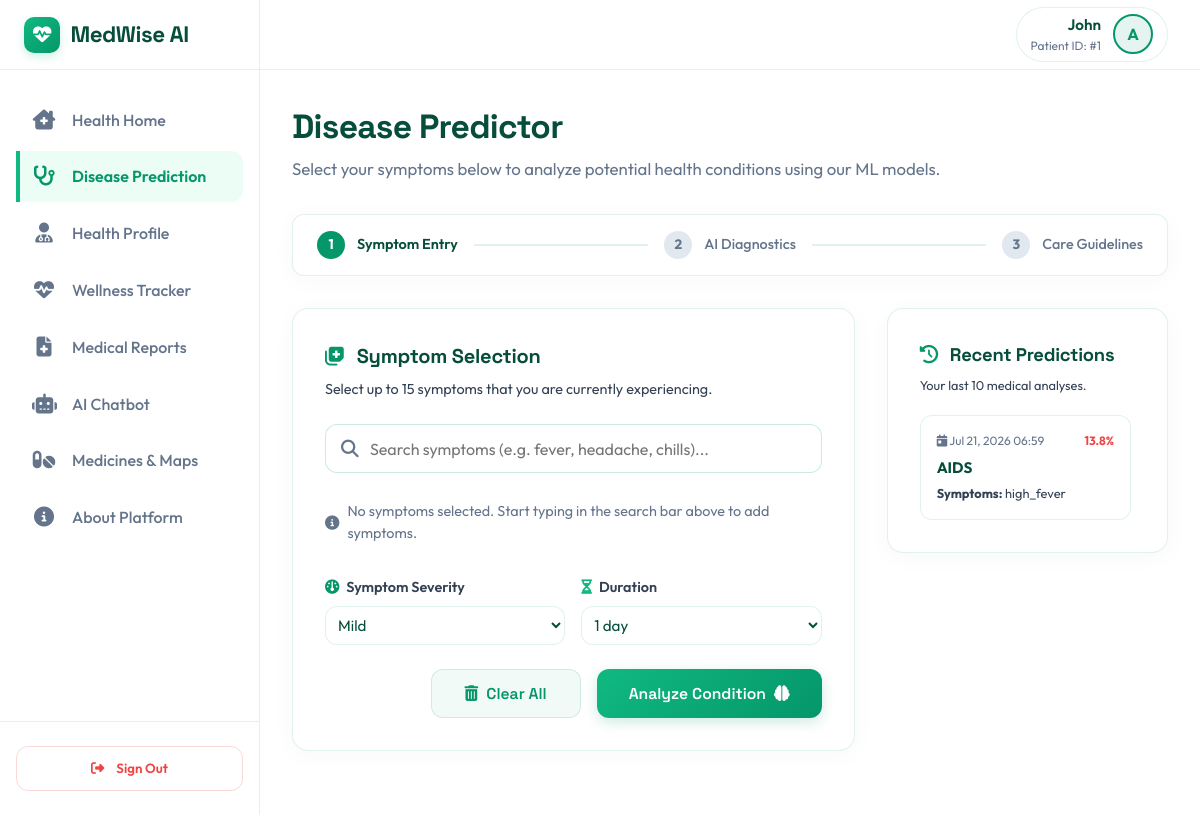
Before: /predict/ (signed in) with the older database file.
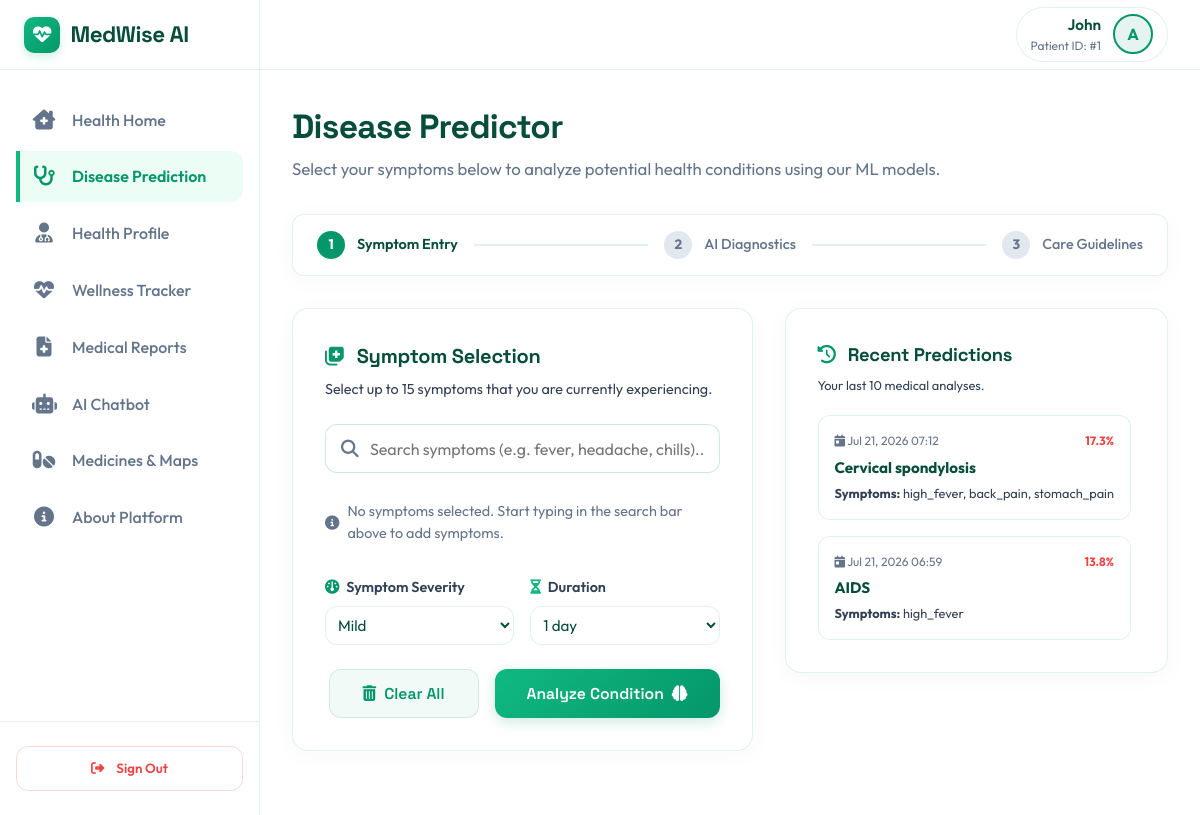
After: the same page with the newer database file.
### prediction/models.py (models this page shows, shortened)
class PredictionHistory(models.Model):
    user = models.ForeignKey(
        settings.AUTH_USER_MODEL,
        on_delete=models.CASCADE,
        null=True,
        blank=True,
        related_name='prediction_histories'
    )
    symptoms = models.JSONField(help_text="JSON list of symptoms input by the user")
    prediction = models.CharField(max_length=255, help_text="Predicted disease name")
    confidence = models.FloatField(help_text="Confidence score of the prediction (percentage)")
    model_version = models.CharField(max_length=50, default="1.0.0", help_text="Version of the model used")
    created_at = models.DateTimeField(auto_now_add=True)
    class Meta:
        db_table = 'prediction_history'
        verbose_name_plural = "Prediction Histories"
        ordering = ['-created_at']

### prediction/views.py (the view)
# urls.py: path('predict/', PredictPageView.as_view(), name='predict_page'),
class PredictPageView(LoginRequiredMixin, TemplateView):
    template_name = 'prediction/predict.html'
    def get_context_data(self, **kwargs):
        context = super().get_context_data(**kwargs)
        try:
            raw_symptoms = DiseasePredictor.get_all_symptoms()
            context['symptoms'] = [
                {"value": sym, "label": sym.replace('_', ' ').title()}
                for sym in raw_symptoms
            ]
        except Exception:
            context['symptoms'] = []
        context['recent_predictions'] = PredictionHistory.objects.filter(
            user=self.request.user
        ).order_by('-created_at')[:10]
        return context

### prediction/services/predictor.py (called while the page is built)
    @classmethod
    def get_all_symptoms(cls):
        cls.load_assets()
        return cls._feature_columns

### templates/prediction/predict.html (shortened to what the changed rows need)
{% extends 'base.html' %}
{% block extra_css %}
<link rel="stylesheet" href="https://unpkg.com/leaflet@1.9.4/dist/leaflet.css" />
{% endblock %}
{% block content %}
<div class="dashboard-title-bar">
    <h1>Disease Predictor</h1>
</div>
<div class="predict-container">
    <div class="predict-main">
        <div class="panel-card glass-panel">
            <h2 class="panel-title">
                <i class="fa-solid fa-notes-medical" style="color: var(--color-primary);"></i>
                Symptom Selection
            </h2>
        </div>
    </div>
    <div class="predict-sidebar">
        <div class="panel-card glass-panel history-card">
            <h2 class="panel-title" style="font-size: 1.15rem;">
                <i class="fa-solid fa-clock-rotate-left" style="color: var(--color-primary);"></i>
                Recent Predictions
            </h2>
            <div class="history-list" id="prediction-history-list">
                {% for record in recent_predictions %}
                    <div class="history-item">
                        <div class="history-meta">
                            <span><i class="fa-solid fa-calendar-day"></i> {{ record.created_at|date:"M d, Y H:i" }}</span>
                            <span class="{% if record.confidence >= 75 %}text-accent{% elif record.confidence >= 45 %}text-warning{% else %}text-danger{% endif %}" style="font-weight: 700;">{{ record.confidence|floatformat:1 }}%</span>
                        </div>
                        <div class="history-disease">{{ record.prediction }}</div>
                        <div class="history-symptoms" title="{{ record.symptoms|join:', ' }}">
                            <strong>Symptoms:</strong> {{ record.symptoms|join:", " }}
                        </div>
                    </div>
                {% empty %}
                    <p style="color: var(--text-muted); font-size: 0.85rem; text-align: center; padding: 2rem 0;" id="history-empty-message">No prediction records found. Submit symptoms to start your logs.</p>
                {% endfor %}
            </div>
        </div>
    </div>
</div>
{% endblock %}

Changed rows visible on the page:
added PredictionHistory: created_at "Jul 21, 2026 07:12", confidence "17.3", prediction "Cervical spondylosis", symptoms "high_fever, back_pain, stomach_pain"
